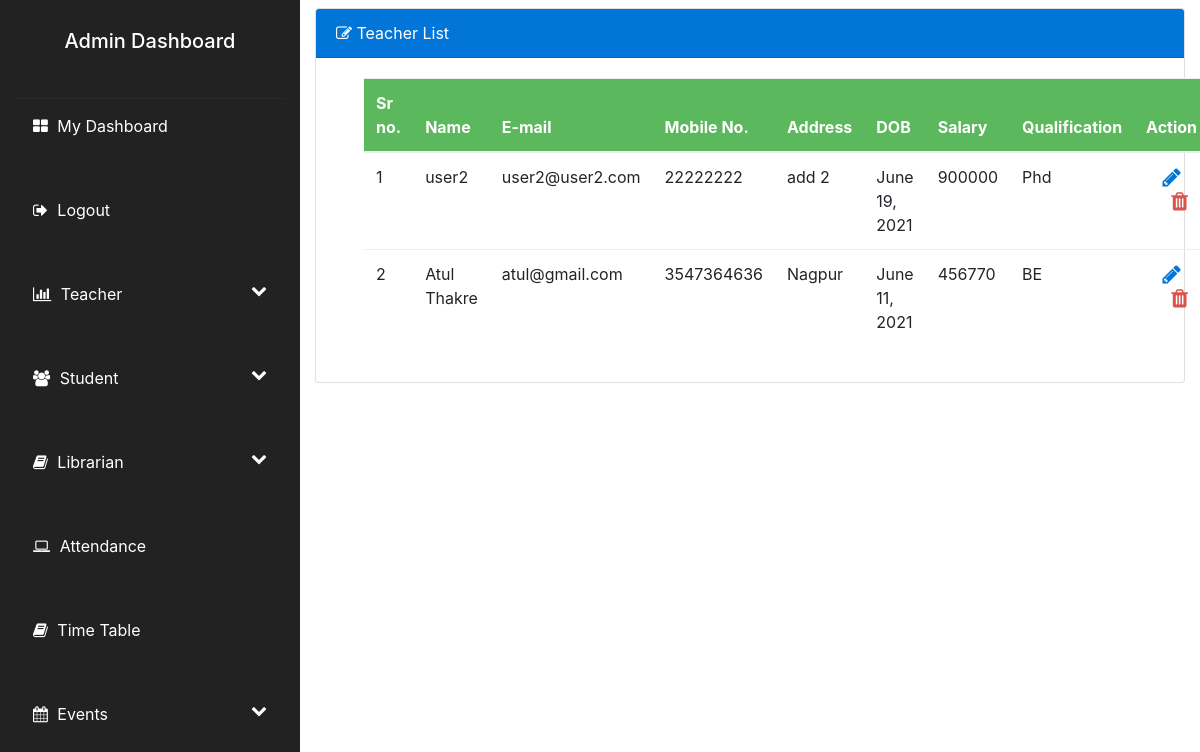
Screenshot of /view_teachers (signed in) with the database file from the repository.
### accounts/models.py (models this page shows, shortened)
class Teacher(models.Model):
    profile_id = models.AutoField(primary_key=True)
    user = models.ForeignKey(User, on_delete=models.CASCADE)
    name = models.CharField(max_length=60,default='')
    phone_number = models.CharField(max_length=30,default='')
    date_of_birth = models.DateField(null=True)
    address = models.CharField(max_length=100,default='')
    gender = models.CharField(max_length=10,default='')
    salary = models.CharField(max_length=30,default='0')
    qualification = models.CharField(max_length=100,default='')

class User(AbstractBaseUser):
    email = models.EmailField(max_length=100,unique=True)
    active = models.BooleanField(default=True) # account is active
    staff = models.BooleanField(default=False) #staff rights
    admin = models.BooleanField(default=False) #admin rights
    admin_user = models.BooleanField(default=False)
    student_user = models.BooleanField(default=False)
    teacher_user = models.BooleanField(default=False)
    librarian_user = models.BooleanField(default=False)
    USERNAME_FIELD = 'email'
    REQUIRED_FIELDS = []
    objects = UserManager()
    @property
    def is_active(self):
        return self.active

### accounts/views.py (the view)
# urls.py: path('view_teachers',views.view_teachers,name='view_teachers'),
@cache_control(no_cache=True, must_revalidate=True, no_store=True)
@login_required(login_url='user_login')
def view_teachers(request):
    if user_validator(request) != "ADMIN":
        return render(request, 'entry_restricted.html', {})
    teachers = Teacher.objects.all()
    return render(request, 'view_teacher.html', {'teachers': teachers})

### accounts/views.py (called while the page is built)
def user_validator(request):
    if request.user is not None and request.user.is_active:
        if request.user.admin_user:
            return "ADMIN"
        elif request.user.student_user:
            return "STUDENT"
        elif request.user.teacher_user:
            return "TEACHER"
        elif request.user.librarian_user:
            return "LIBRARIAN"
    return "ERROR"

### accounts/templates/view_teacher.html (shortened to what this page needs)
{% extends 'admin_dashboard.html' %}
{% block head %}
<link href="https://cdn.datatables.net/1.10.7/css/jquery.dataTables.min.css" rel="stylesheet"/>
<link href="https://cdn.datatables.net/plug-ins/1.10.7/integration/bootstrap/3/dataTables.bootstrap.css" rel="stylesheet" />
<link href="https://cdn.datatables.net/responsive/1.0.6/css/dataTables.responsive.css" rel="stylesheet" />
{% endblock %}
{% block body %}
<div class="animated fadeIn">
  <div class="card my-2">
      <div class="card-header bg-primary text-white display-5 ">
          <i class="fa fa-edit"></i> Teacher List
      </div>
      {% if teachers %}
      <div class="card-body pl-5">
        <table id="myTable" class="table dt-responsive" cellspacing="1" width="100%">
          <thead class="bg-success text-white text-center">
              <tr>
                  <th>Sr no.</th>
                  <th>Name</th>
                  <th>E-mail</th>
                  <th>Mobile No.</th>
                  <th>Address</th>
                  <th>DOB</th>
                  <th>Salary</th>
                  <th>Qualification</th>
                  <th>Action</th>
              </tr>
          </thead>
          <tbody>
              {% for teacher in teachers %}
              <tr>
                  <td>{{forloop.counter}}</td>
                  <td>{{teacher.name}}</td>
                  <td>{{teacher.user.email}}</td>
                  <td>{{teacher.phone_number}}</td>
                  <td>{{teacher.address}}</td>
                  <td>{{teacher.date_of_birth}}</td>
                  <td>{{teacher.salary}}</td>
                  <td>{{teacher.qualification}}</td>
                  <td class="text-center"> <a onclick="teacherId({{teacher.profile_id}})" class="edit" style="border:none;background-color:transparent;"><i class="fa fa-pencil text-primary fa-lg edit" aria-hidden="true"></i></a> <a href="/delete_teacher/{{teacher.profile_id}}" class="delete" style="border:none;background-color:transparent;"><i class="fa fa-trash text-danger ml-3 fa-lg" aria-hidden="true"></i></button>  </td>
                  </tr>
             {% endfor %}
          </tbody>
      </table>
      </div>
      {% else %}
      <div class="card-body">
          <h3>No Teacher Found</h3>
      </div>
      {% endif %}
  </div>
</div>
{% endblock %}

### rows the page displays
Teacher: name "user2", user.email "user2@user2.com", phone_number "22222222", address "add 2", date_of_birth "June 19, 2021", salary "900000", qualification "Phd"
Teacher: name "Atul Thakre", user.email "atul@gmail.com", phone_number "3547364636", address "Nagpur", date_of_birth "June 11, 2021", salary "456770", qualification "BE"
